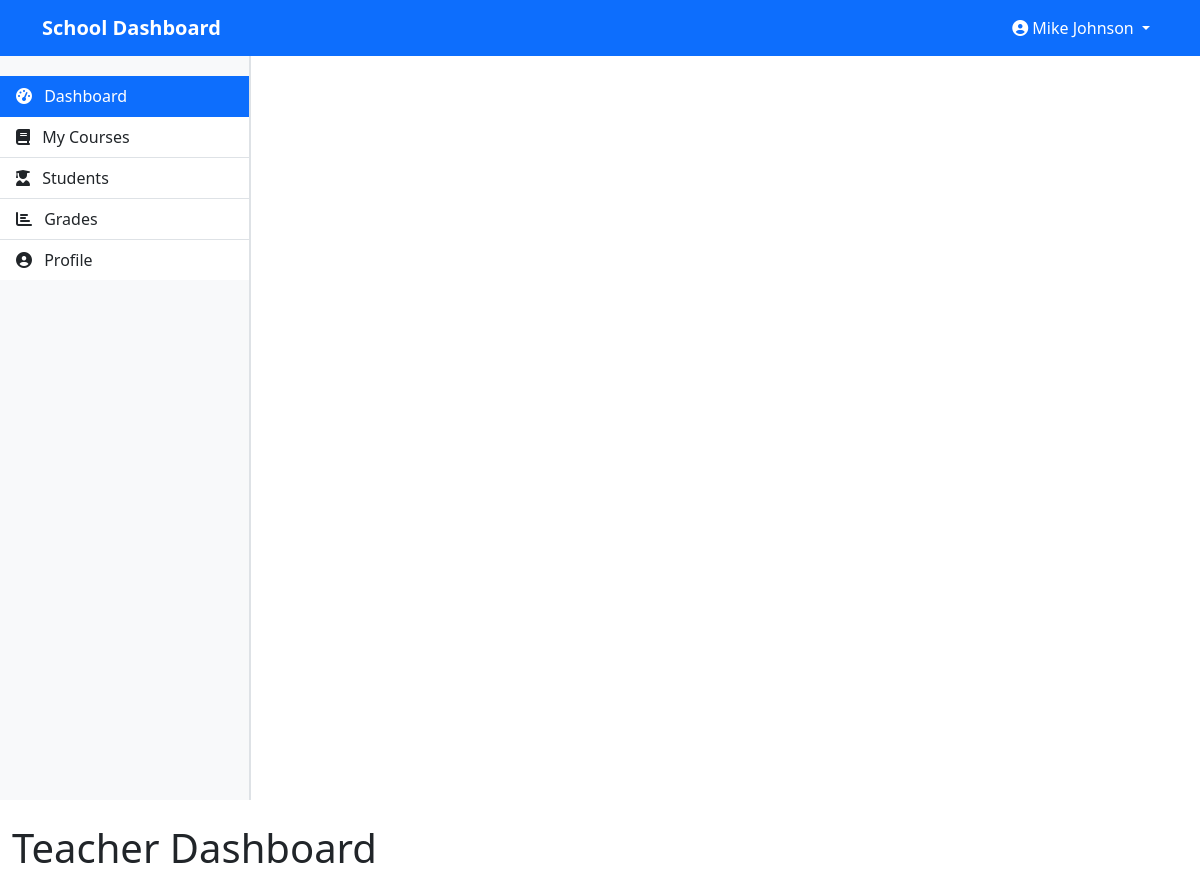
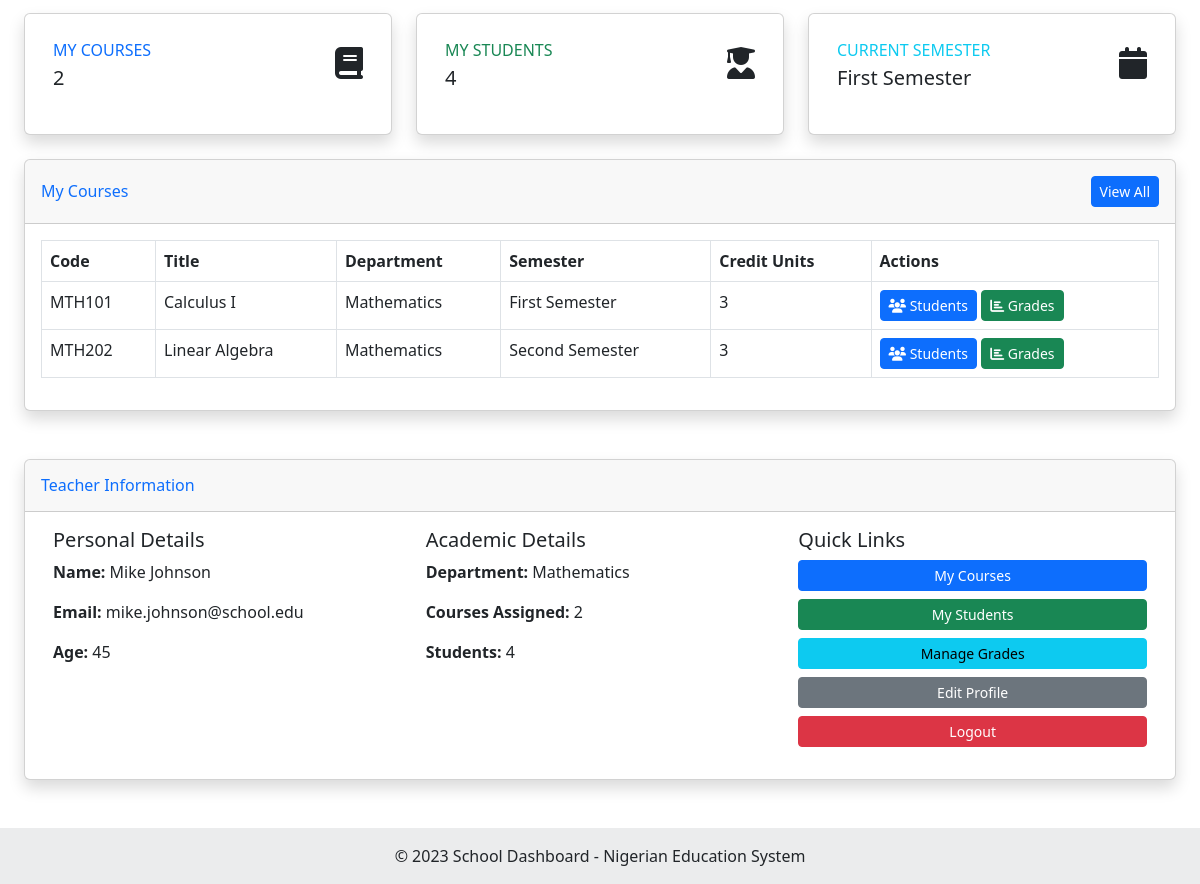
/teacher/dashboard.php (signed in), run on the app's committed database (2 pictures, top to bottom).
### tables this page shows
CREATE TABLE IF NOT EXISTS semesters (
    id INT AUTO_INCREMENT PRIMARY KEY,
    name VARCHAR(50) NOT NULL,
    is_current BOOLEAN DEFAULT FALSE
);

CREATE TABLE IF NOT EXISTS courses (
    id INT AUTO_INCREMENT PRIMARY KEY,
    course_code VARCHAR(20) NOT NULL,
    title VARCHAR(100) NOT NULL,
    department_id INT NOT NULL,
    semester_id INT NOT NULL,
    credit_units INT NOT NULL,
    teacher_id INT,
    FOREIGN KEY (department_id) REFERENCES departments(id),
    FOREIGN KEY (semester_id) REFERENCES semesters(id),
    FOREIGN KEY (teacher_id) REFERENCES users(id)
);

CREATE TABLE IF NOT EXISTS departments (
    id INT AUTO_INCREMENT PRIMARY KEY,
    name VARCHAR(100) NOT NULL,
    created_at TIMESTAMP DEFAULT CURRENT_TIMESTAMP
);

CREATE TABLE IF NOT EXISTS users (
    id INT AUTO_INCREMENT PRIMARY KEY,
    full_name VARCHAR(100) NOT NULL,
    email VARCHAR(100) NOT NULL UNIQUE,
    password VARCHAR(255) NOT NULL,
    user_type_id INT NOT NULL,
    department_id INT,
    age INT,
    profile_picture VARCHAR(255) DEFAULT 'default.jpg',
    created_at TIMESTAMP DEFAULT CURRENT_TIMESTAMP,
    FOREIGN KEY (user_type_id) REFERENCES user_types(id),
    FOREIGN KEY (department_id) REFERENCES departments(id)
);

### classes/Database.php (called while the page is built, shortened)
<?php
class Database {
    private $host = "localhost";
    private $username = "root";
    private $password = "";
    private $database = "school_dashboard";
    private $conn;
    public function __construct() {
        $this->conn = new mysqli($this->host, $this->username, $this->password, $this->database);
    }
    public function query($sql) {
        return $this->conn->query($sql);
    }
    public function prepare($sql) {
        return $this->conn->prepare($sql);
    }
}
?>

### classes/SessionManager.php (called while the page is built, shortened)
<?php
class SessionManager {
    public static function getUserId() {
        return isset($_SESSION['user_id']) ? $_SESSION['user_id'] : null;
    }
}
?>

### classes/Course.php (called while the page is built, shortened)
<?php
require_once 'Database.php';
class Course {
    private $db;
    public function __construct() {
        $this->db = new Database();
    }
    public function getCoursesByTeacherId($teacher_id) {
        $sql = "SELECT c.*, d.name as department_name, s.name as semester_name
                FROM courses c
                LEFT JOIN departments d ON c.department_id = d.id
                LEFT JOIN semesters s ON c.semester_id = s.id
                WHERE c.teacher_id = ?";
        $stmt = $this->db->prepare($sql);
        $stmt->bind_param("i", $teacher_id);
        $stmt->execute();
        $result = $stmt->get_result();
        $courses = [];
        while ($row = $result->fetch_assoc()) {
            $courses[] = $row;
        }
        return $courses;
    }
    public function getCourseStudents($course_id) {
        $sql = "SELECT u.*, d.name as department_name, sc.id as registration_id
                FROM student_courses sc
                JOIN users u ON sc.student_id = u.id
                LEFT JOIN departments d ON u.department_id = d.id
                WHERE sc.course_id = ?";
        $stmt = $this->db->prepare($sql);
        $stmt->bind_param("i", $course_id);
        $stmt->execute();
        $result = $stmt->get_result();
        $students = [];
        while ($row = $result->fetch_assoc()) {
            $students[] = $row;
        }
        return $students;
    }
}
?>

### classes/Semester.php (called while the page is built, shortened)
<?php
require_once 'Database.php';
class Semester {
    private $db;
    public function __construct() {
        $this->db = new Database();
    }
    public function getCurrentSemester() {
        $sql = "SELECT * FROM semesters WHERE is_current = 1 LIMIT 1";
        $result = $this->db->query($sql);
        if ($result->num_rows === 1) {
            return $result->fetch_assoc();
        }
        return false;
    }
}
?>

### classes/User.php (called while the page is built, shortened)
<?php
require_once 'Database.php';
class User {
    private $db;
    public function __construct() {
        $this->db = new Database();
    }
    public function getUserById($id) {
        $sql = "SELECT u.*, d.name as department_name
                FROM users u
                LEFT JOIN departments d ON u.department_id = d.id
                WHERE u.id = ?";
        $stmt = $this->db->prepare($sql);
        $stmt->bind_param("i", $id);
        $stmt->execute();
        $result = $stmt->get_result();
        if ($result->num_rows === 1) {
            return $result->fetch_assoc();
        }
        return false;
    }
}
?>

### teacher/dashboard.php (the view, shortened to what this page needs)
<?php
require_once '../classes/SessionManager.php';
require_once '../classes/User.php';
require_once '../classes/Course.php';
require_once '../classes/Semester.php';
$user_id = SessionManager::getUserId();
$user = new User();
$userData = $user->getUserById($user_id);
$course = new Course();
$teacherCourses = $course->getCoursesByTeacherId($user_id);
$semester = new Semester();
$currentSemester = $semester->getCurrentSemester();
$coursesCount = count($teacherCourses);
$studentsCount = 0;
foreach ($teacherCourses as $courseData) {
    $courseStudents = $course->getCourseStudents($courseData['id']);
    $studentsCount += count($courseStudents);
}
include '../includes/header.php';
?>
<div class="container-fluid">
    <h1 class="mt-4 mb-4">Teacher Dashboard</h1>
    <div class="row">
        <div class="col-xl-4 col-md-6 mb-4">
            <div class="card border-left-primary shadow h-100 py-2">
                <div class="card-body">
                    <div class="row no-gutters align-items-center">
                        <div class="col mr-2">
                            <div class="text-xs font-weight-bold text-primary text-uppercase mb-1">
                                My Courses</div>
                            <div class="h5 mb-0 font-weight-bold text-gray-800"><?php echo $coursesCount; ?></div>
                        </div>
                        <div class="col-auto">
                            <i class="fas fa-book fa-2x text-gray-300"></i>
                        </div>
                    </div>
                </div>
            </div>
        </div>
        <div class="col-xl-4 col-md-6 mb-4">
            <div class="card border-left-success shadow h-100 py-2">
                <div class="card-body">
                    <div class="row no-gutters align-items-center">
                        <div class="col mr-2">
                            <div class="text-xs font-weight-bold text-success text-uppercase mb-1">
                                My Students</div>
                            <div class="h5 mb-0 font-weight-bold text-gray-800"><?php echo $studentsCount; ?></div>
                        </div>
                        <div class="col-auto">
                            <i class="fas fa-user-graduate fa-2x text-gray-300"></i>
                        </div>
                    </div>
                </div>
            </div>
        </div>
        <div class="col-xl-4 col-md-6 mb-4">
            <div class="card border-left-info shadow h-100 py-2">
                <div class="card-body">
                    <div class="row no-gutters align-items-center">
                        <div class="col mr-2">
                            <div class="text-xs font-weight-bold text-info text-uppercase mb-1">
                                Current Semester</div>
                            <div class="h5 mb-0 font-weight-bold text-gray-800">
                                <?php echo $currentSemester ? $currentSemester['name'] : 'N/A'; ?>
                            </div>
                        </div>
                        <div class="col-auto">
                            <i class="fas fa-calendar fa-2x text-gray-300"></i>
                        </div>
                    </div>
                </div>
            </div>
        </div>
    </div>
    <div class="row">
        <div class="col-lg-12 mb-4">
            <div class="card shadow mb-4">
                <div class="card-header py-3 d-flex flex-row align-items-center justify-content-between">
                    <h6 class="m-0 font-weight-bold text-primary">My Courses</h6>
                    <a href="courses.php" class="btn btn-primary btn-sm">View All</a>
                </div>
                <div class="card-body">
                    <?php if (empty($teacherCourses)): ?>
                        <p class="text-center">You are not assigned to any courses.</p>
                        <p class="text-center">Please contact the administrator to be assigned to courses.</p>
                    <?php else: ?>
                        <div class="table-responsive">
                            <table class="table table-bordered">
                                <thead>
                                    <tr>
                                        <th>Code</th>
                                        <th>Title</th>
                                        <th>Department</th>
                                        <th>Semester</th>
                                        <th>Credit Units</th>
                                        <th>Actions</th>
                                    </tr>
                                </thead>
                                <tbody>
                                    <?php foreach ($teacherCourses as $courseData): ?>
                                        <tr>
                                            <td><?php echo $courseData['course_code']; ?></td>
                                            <td><?php echo $courseData['title']; ?></td>
                                            <td><?php echo $courseData['department_name']; ?></td>
                                            <td><?php echo $courseData['semester_name']; ?></td>
                                            <td><?php echo $courseData['credit_units']; ?></td>
                                            <td>
                                                <a href="course_students.php?course_id=<?php echo $courseData['id']; ?>" class="btn btn-sm btn-primary">
                                                    <i class="fas fa-users"></i> Students
                                                </a>
                                                <a href="course_grades.php?course_id=<?php echo $courseData['id']; ?>" class="btn btn-sm btn-success">
                                                    <i class="fas fa-chart-bar"></i> Grades
                                                </a>
                                            </td>
                                        </tr>
                                    <?php endforeach; ?>
                                </tbody>
                            </table>
                        </div>
                    <?php endif; ?>
                </div>
            </div>
        </div>
    </div>
    <div class="row">
        <div class="col-lg-12 mb-4">
            <div class="card shadow mb-4">
                <div class="card-header py-3">
                    <h6 class="m-0 font-weight-bold text-primary">Teacher Information</h6>
                </div>
                <div class="card-body">
                    <div class="row">
                        <div class="col-md-4 mb-3">
                            <h5>Personal Details</h5>
                            <p><strong>Name:</strong> <?php echo $userData['full_name']; ?></p>
                            <p><strong>Email:</strong> <?php echo $userData['email']; ?></p>
                            <p><strong>Age:</strong> <?php echo $userData['age']; ?></p>
                        </div>
                        <div class="col-md-4 mb-3">
                            <h5>Academic Details</h5>
                            <p><strong>Department:</strong> <?php echo $userData['department_name']; ?></p>
                            <p><strong>Courses Assigned:</strong> <?php echo $coursesCount; ?></p>
                            <p><strong>Students:</strong> <?php echo $studentsCount; ?></p>
                        </div>
                        <div class="col-md-4 mb-3">
                            <h5>Quick Links</h5>
                            <a href="courses.php" class="btn btn-primary btn-sm mb-2 d-block">My Courses</a>
                            <a href="students.php" class="btn btn-success btn-sm mb-2 d-block">My Students</a>
                            <a href="grades.php" class="btn btn-info btn-sm mb-2 d-block">Manage Grades</a>
                            <a href="profile.php" class="btn btn-secondary btn-sm mb-2 d-block">Edit Profile</a>
                            <a href="../logout.php" class="btn btn-danger btn-sm d-block">Logout</a>
                        </div>
                    </div>
                </div>
            </div>
        </div>
    </div>
</div>
<?php
include '../includes/footer.php';
?>

### includes/header.php (style rules this page uses)
body { min-height: 100vh; display: flex; flex-direction: column; overflow-x: hidden; margin: 0; padding: 0; }
.row { width: 100%; margin: 0; display: flex; flex-wrap: nowrap; }
.card { margin-bottom: 20px; box-shadow: 0 4px 6px rgba(0,0,0,0.1); }

### data on the page
semesters: name "First Semester"
courses: course_code "MTH101", title "Calculus I", department.name "Mathematics", semester.name "First Semester", credit_units "3"
courses: course_code "MTH202", title "Linear Algebra", department.name "Mathematics", semester.name "Second Semester", credit_units "3"
users: full_name "Mike Johnson", email "mike.johnson@school.edu", age "45", department.name "Mathematics"

### other printed values
SessionManager::getUserName() "Mike Johnson"
$coursesCount "2"
$studentsCount "4"
